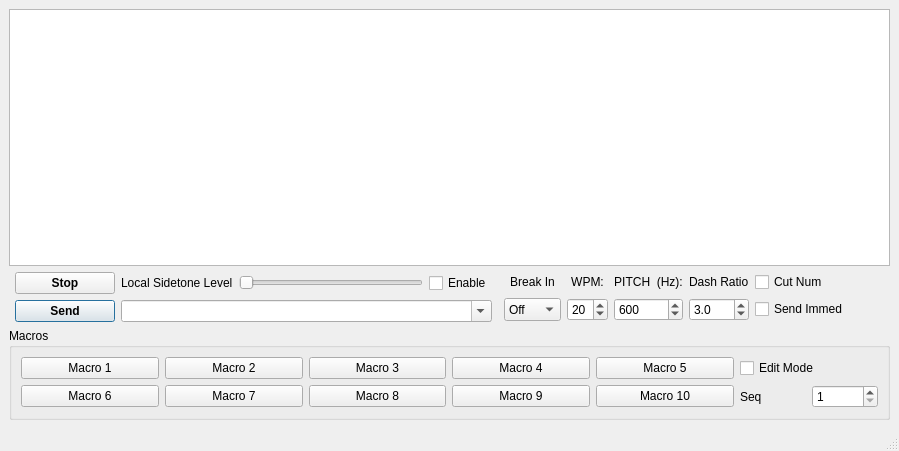
<?xml version="1.0" encoding="UTF-8"?>
<ui version="4.0">
 <class>cwSender</class>
 <widget class="QMainWindow" name="cwSender">
  <property name="geometry">
   <rect>
    <x>0</x>
    <y>0</y>
    <width>835</width>
    <height>451</height>
   </rect>
  </property>
  <property name="windowTitle">
   <string>MainWindow</string>
  </property>
  <property name="toolTip">
   <string>Send the text in the edit box</string>
  </property>
  <widget class="QWidget" name="centralwidget">
   <layout class="QGridLayout" name="gridLayout">
    <item row="4" column="0" colspan="12">
     <widget class="QGroupBox" name="groupBox">
      <property name="title">
       <string>Macros</string>
      </property>
      <layout class="QGridLayout" name="gridLayout_2">
       <item row="0" column="4">
        <widget class="QPushButton" name="macro5btn">
         <property name="toolTip">
          <string>Macro Access Button</string>
         </property>
         <property name="text">
          <string>Macro 5</string>
         </property>
        </widget>
       </item>
       <item row="0" column="1">
        <widget class="QPushButton" name="macro2btn">
         <property name="toolTip">
          <string>Macro Access Button</string>
         </property>
         <property name="text">
          <string>Macro 2</string>
         </property>
        </widget>
       </item>
       <item row="0" column="3">
        <widget class="QPushButton" name="macro4btn">
         <property name="toolTip">
          <string>Macro Access Button</string>
         </property>
         <property name="text">
          <string>Macro 4</string>
         </property>
        </widget>
       </item>
       <item row="0" column="5">
        <widget class="QCheckBox" name="macroEditChk">
         <property name="toolTip">
          <string>Check this box to enter edit mode, where you can then press the macro buttons to edit the macros.</string>
         </property>
         <property name="text">
          <string>Edit Mode</string>
         </property>
        </widget>
       </item>
       <item row="1" column="1">
        <widget class="QPushButton" name="macro7btn">
         <property name="toolTip">
          <string>Macro Access Button</string>
         </property>
         <property name="text">
          <string>Macro 7</string>
         </property>
        </widget>
       </item>
       <item row="0" column="2">
        <widget class="QPushButton" name="macro3btn">
         <property name="toolTip">
          <string>Macro Access Button</string>
         </property>
         <property name="text">
          <string>Macro 3</string>
         </property>
        </widget>
       </item>
       <item row="1" column="0">
        <widget class="QPushButton" name="macro6btn">
         <property name="toolTip">
          <string>Macro Access Button</string>
         </property>
         <property name="text">
          <string>Macro 6</string>
         </property>
        </widget>
       </item>
       <item row="1" column="4">
        <widget class="QPushButton" name="macro10btn">
         <property name="toolTip">
          <string>Macro Access Button</string>
         </property>
         <property name="text">
          <string>Macro 10</string>
         </property>
        </widget>
       </item>
       <item row="1" column="3">
        <widget class="QPushButton" name="macro9btn">
         <property name="toolTip">
          <string>Macro Access Button</string>
         </property>
         <property name="text">
          <string>Macro 9</string>
         </property>
        </widget>
       </item>
       <item row="1" column="2">
        <widget class="QPushButton" name="macro8btn">
         <property name="toolTip">
          <string>Macro Access Button</string>
         </property>
         <property name="text">
          <string>Macro 8</string>
         </property>
        </widget>
       </item>
       <item row="0" column="0">
        <widget class="QPushButton" name="macro1btn">
         <property name="toolTip">
          <string>Macro Access Button</string>
         </property>
         <property name="text">
          <string>Macro 1</string>
         </property>
        </widget>
       </item>
       <item row="1" column="5">
        <layout class="QHBoxLayout" name="horizontalLayout">
         <item>
          <widget class="QLabel" name="label_3">
           <property name="text">
            <string>Seq</string>
           </property>
          </widget>
         </item>
         <item>
          <widget class="QSpinBox" name="sequenceSpin">
           <property name="toolTip">
            <string>&lt;html&gt;&lt;head/&gt;&lt;body&gt;&lt;p&gt;Sequence number, for contests. &lt;/p&gt;&lt;p&gt;Substitute &amp;quot;%1&amp;quot; in your macro text to use it. &lt;/p&gt;&lt;/body&gt;&lt;/html&gt;</string>
           </property>
           <property name="minimum">
            <number>1</number>
           </property>
           <property name="maximum">
            <number>99999</number>
           </property>
          </widget>
         </item>
        </layout>
       </item>
      </layout>
     </widget>
    </item>
    <item row="0" column="0" colspan="12">
     <widget class="QPlainTextEdit" name="transcriptText">
      <property name="focusPolicy">
       <enum>Qt::FocusPolicy::NoFocus</enum>
      </property>
      <property name="toolTip">
       <string>CW Transmission Transcript</string>
      </property>
      <property name="undoRedoEnabled">
       <bool>false</bool>
      </property>
      <property name="readOnly">
       <bool>true</bool>
      </property>
     </widget>
    </item>
    <item row="1" column="1">
     <layout class="QVBoxLayout" name="verticalLayout">
      <property name="leftMargin">
       <number>0</number>
      </property>
      <property name="topMargin">
       <number>0</number>
      </property>
      <property name="rightMargin">
       <number>0</number>
      </property>
      <property name="bottomMargin">
       <number>0</number>
      </property>
      <item>
       <layout class="QHBoxLayout" name="horizontalLayout_3">
        <item>
         <widget class="QPushButton" name="stopBtn">
          <property name="minimumSize">
           <size>
            <width>100</width>
            <height>0</height>
           </size>
          </property>
          <property name="font">
           <font>
            <bold>true</bold>
           </font>
          </property>
          <property name="toolTip">
           <string>Stop sending CW</string>
          </property>
          <property name="autoFillBackground">
           <bool>false</bool>
          </property>
          <property name="text">
           <string>Stop</string>
          </property>
         </widget>
        </item>
        <item>
         <widget class="QLabel" name="label_6">
          <property name="text">
           <string>Local Sidetone Level</string>
          </property>
         </widget>
        </item>
        <item>
         <widget class="QSlider" name="sidetoneLevelSlider">
          <property name="maximum">
           <number>100</number>
          </property>
          <property name="orientation">
           <enum>Qt::Orientation::Horizontal</enum>
          </property>
         </widget>
        </item>
        <item>
         <widget class="QCheckBox" name="sidetoneEnableChk">
          <property name="text">
           <string>Enable</string>
          </property>
         </widget>
        </item>
       </layout>
      </item>
      <item>
       <layout class="QHBoxLayout" name="horizontalLayout_2">
        <property name="leftMargin">
         <number>0</number>
        </property>
        <property name="topMargin">
         <number>0</number>
        </property>
        <property name="rightMargin">
         <number>0</number>
        </property>
        <property name="bottomMargin">
         <number>0</number>
        </property>
        <item>
         <widget class="QPushButton" name="sendBtn">
          <property name="minimumSize">
           <size>
            <width>100</width>
            <height>0</height>
           </size>
          </property>
          <property name="font">
           <font>
            <bold>true</bold>
           </font>
          </property>
          <property name="text">
           <string>Send</string>
          </property>
          <property name="shortcut">
           <string>Return</string>
          </property>
          <property name="default">
           <bool>true</bool>
          </property>
         </widget>
        </item>
        <item>
         <widget class="QComboBox" name="textToSendEdit">
          <property name="sizePolicy">
           <sizepolicy hsizetype="Expanding" vsizetype="Fixed">
            <horstretch>0</horstretch>
            <verstretch>0</verstretch>
           </sizepolicy>
          </property>
          <property name="toolTip">
           <string>Type here to send text as CW</string>
          </property>
          <property name="inputMethodHints">
           <set>Qt::InputMethodHint::ImhUppercaseOnly</set>
          </property>
          <property name="editable">
           <bool>true</bool>
          </property>
          <property name="currentText">
           <string notr="true"/>
          </property>
          <property name="insertPolicy">
           <enum>QComboBox::InsertPolicy::InsertAtTop</enum>
          </property>
         </widget>
        </item>
       </layout>
      </item>
     </layout>
    </item>
    <item row="1" column="3" colspan="2">
     <layout class="QGridLayout" name="gridLayout_3">
      <property name="sizeConstraint">
       <enum>QLayout::SizeConstraint::SetMinimumSize</enum>
      </property>
      <item row="3" column="0">
       <widget class="QComboBox" name="breakinCombo">
        <property name="sizePolicy">
         <sizepolicy hsizetype="MinimumExpanding" vsizetype="Minimum">
          <horstretch>0</horstretch>
          <verstretch>0</verstretch>
         </sizepolicy>
        </property>
        <property name="toolTip">
         <string>&lt;html&gt;&lt;head/&gt;&lt;body&gt;&lt;p&gt;Set the desired break-in mode:&lt;/p&gt;&lt;p&gt;1. None: You must manually key and unkey the radio.&lt;/p&gt;&lt;p&gt;2. Semi: Transmit is automatic and switches to receive at the end of the text.&lt;/p&gt;&lt;p&gt;3. Full: Same as semi, but with breaks between characters when possible.&lt;/p&gt;&lt;/body&gt;&lt;/html&gt;</string>
        </property>
        <item>
         <property name="text">
          <string>Off</string>
         </property>
        </item>
        <item>
         <property name="text">
          <string>Semi</string>
         </property>
        </item>
        <item>
         <property name="text">
          <string>Full</string>
         </property>
        </item>
       </widget>
      </item>
      <item row="1" column="2">
       <widget class="QLabel" name="label_4">
        <property name="text">
         <string>PITCH  (Hz):</string>
        </property>
        <property name="alignment">
         <set>Qt::AlignmentFlag::AlignCenter</set>
        </property>
       </widget>
      </item>
      <item row="1" column="1">
       <widget class="QLabel" name="label">
        <property name="text">
         <string>WPM:</string>
        </property>
        <property name="alignment">
         <set>Qt::AlignmentFlag::AlignCenter</set>
        </property>
       </widget>
      </item>
      <item row="3" column="2">
       <widget class="QSpinBox" name="pitchSpin">
        <property name="sizePolicy">
         <sizepolicy hsizetype="MinimumExpanding" vsizetype="Minimum">
          <horstretch>0</horstretch>
          <verstretch>0</verstretch>
         </sizepolicy>
        </property>
        <property name="minimum">
         <number>300</number>
        </property>
        <property name="maximum">
         <number>900</number>
        </property>
        <property name="singleStep">
         <number>5</number>
        </property>
        <property name="value">
         <number>600</number>
        </property>
       </widget>
      </item>
      <item row="1" column="0">
       <widget class="QLabel" name="label_2">
        <property name="text">
         <string>Break In</string>
        </property>
        <property name="alignment">
         <set>Qt::AlignmentFlag::AlignCenter</set>
        </property>
       </widget>
      </item>
      <item row="3" column="3">
       <widget class="QDoubleSpinBox" name="dashSpin">
        <property name="sizePolicy">
         <sizepolicy hsizetype="MinimumExpanding" vsizetype="Minimum">
          <horstretch>0</horstretch>
          <verstretch>0</verstretch>
         </sizepolicy>
        </property>
        <property name="decimals">
         <number>1</number>
        </property>
        <property name="minimum">
         <double>2.800000000000000</double>
        </property>
        <property name="maximum">
         <double>4.500000000000000</double>
        </property>
        <property name="singleStep">
         <double>0.100000000000000</double>
        </property>
        <property name="value">
         <double>3.000000000000000</double>
        </property>
       </widget>
      </item>
      <item row="1" column="3">
       <widget class="QLabel" name="label_5">
        <property name="text">
         <string>Dash Ratio</string>
        </property>
       </widget>
      </item>
      <item row="3" column="1">
       <widget class="QSpinBox" name="wpmSpin">
        <property name="sizePolicy">
         <sizepolicy hsizetype="MinimumExpanding" vsizetype="Minimum">
          <horstretch>0</horstretch>
          <verstretch>0</verstretch>
         </sizepolicy>
        </property>
        <property name="toolTip">
         <string>Set the Words Per Minute</string>
        </property>
        <property name="minimum">
         <number>6</number>
        </property>
        <property name="maximum">
         <number>48</number>
        </property>
        <property name="value">
         <number>20</number>
        </property>
       </widget>
      </item>
      <item row="1" column="4">
       <widget class="QCheckBox" name="cutNumbersChk">
        <property name="text">
         <string>Cut Num</string>
        </property>
       </widget>
      </item>
      <item row="3" column="4">
       <widget class="QCheckBox" name="sendImmediateChk">
        <property name="text">
         <string>Send Immed</string>
        </property>
       </widget>
      </item>
     </layout>
    </item>
   </layout>
  </widget>
  <widget class="QStatusBar" name="statusbar"/>
 </widget>
 <resources/>
 <connections/>
</ui>
